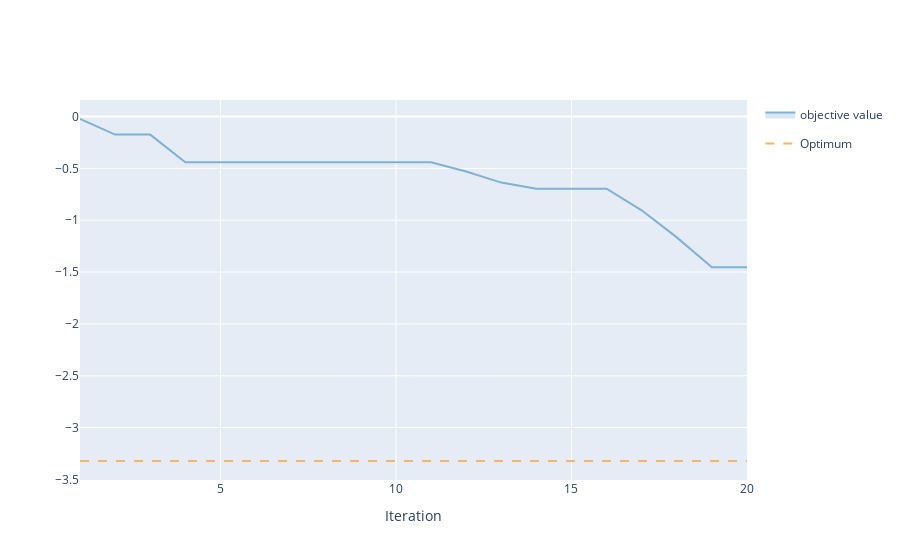

Here is the notebook cell this chart was saved with:
### Code cell
# ---------------------------------- plot results ----------------------------------

import numpy as np
from ax.plot.trace import optimization_trace_single_method

objective_means = np.array(
    [[trial.objective_mean for trial in exp.trials.values()]]
)
best_objective_plot = optimization_trace_single_method(
    y=np.minimum.accumulate(objective_means, axis=1),
    optimum=-3.32237,  # Known minimum objective for Hartmann6 function.
)
render(best_objective_plot)

### Figure 1 — Plotly figure (JSON) as saved in the notebook; plotly's stock layout.template omitted (floating-point values rounded to 4 significant figures)
{"data": [{"hoverinfo": "none", "legendgroup": "", "line": {"width": 0}, "mode": "lines", "showlegend": false, "type": "scatter", "x": [1, 2, 3, 4, 5, 6, 7, 8, 9, 10, 11, 12, 13, 14, 15, 16, 17, 18, 19, 20], "y": [-0.02349, -0.1741, -0.1741, -0.44, -0.44, -0.44, -0.44, -0.44, -0.44, -0.44, -0.44, -0.5299, -0.6369, -0.6965, -0.6965, -0.6965, -0.904, -1.165, -1.453, -1.453]}, {"fill": "tonexty", "fillcolor": "rgba(128,177,211,0.3)", "legendgroup": "objective value", "line": {"color": "rgba(128,177,211,1)"}, "mode": "lines", "name": "objective value", "type": "scatter", "x": [1, 2, 3, 4, 5, 6, 7, 8, 9, 10, 11, 12, 13, 14, 15, 16, 17, 18, 19, 20], "y": [-0.02349, -0.1741, -0.1741, -0.44, -0.44, -0.44, -0.44, -0.44, -0.44, -0.44, -0.44, -0.5299, -0.6369, -0.6965, -0.6965, -0.6965, -0.904, -1.165, -1.453, -1.453]}, {"fill": "tonexty", "fillcolor": "rgba(128,177,211,0.3)", "hoverinfo": "none", "legendgroup": "", "line": {"width": 0}, "mode": "lines", "showlegend": false, "type": "scatter", "x": [1, 2, 3, 4, 5, 6, 7, 8, 9, 10, 11, 12, 13, 14, 15, 16, 17, 18, 19, 20], "y": [-0.02349, -0.1741, -0.1741, -0.44, -0.44, -0.44, -0.44, -0.44, -0.44, -0.44, -0.44, -0.5299, -0.6369, -0.6965, -0.6965, -0.6965, -0.904, -1.165, -1.453, -1.453]}, {"line": {"color": "rgba(253,180,98,1)", "dash": "dash"}, "mode": "lines", "name": "Optimum", "type": "scatter", "x": [1, 20], "y": [-3.322, -3.322]}], "layout": {"showlegend": true, "title": {"text": ""}, "xaxis": {"title": {"text": "Iteration"}}, "yaxis": {"title": {"text": ""}}}}
